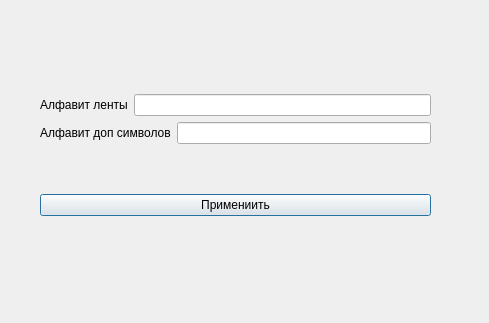
<?xml version="1.0" encoding="UTF-8"?>
<ui version="4.0">
 <class>alp</class>
 <widget class="QDialog" name="alp">
  <property name="geometry">
   <rect>
    <x>0</x>
    <y>0</y>
    <width>489</width>
    <height>323</height>
   </rect>
  </property>
  <property name="windowTitle">
   <string>Dialog</string>
  </property>
  <widget class="QWidget" name="">
   <property name="geometry">
    <rect>
     <x>40</x>
     <y>50</y>
     <width>391</width>
     <height>211</height>
    </rect>
   </property>
   <layout class="QVBoxLayout" name="verticalLayout_2">
    <item>
     <layout class="QVBoxLayout" name="verticalLayout">
      <item>
       <layout class="QHBoxLayout" name="horizontalLayout">
        <item>
         <widget class="QLabel" name="label">
          <property name="text">
           <string>Алфавит ленты</string>
          </property>
         </widget>
        </item>
        <item>
         <widget class="QLineEdit" name="alp_"/>
        </item>
       </layout>
      </item>
      <item>
       <layout class="QHBoxLayout" name="horizontalLayout_2">
        <item>
         <widget class="QLabel" name="label_2">
          <property name="text">
           <string>Алфавит доп символов</string>
          </property>
         </widget>
        </item>
        <item>
         <widget class="QLineEdit" name="ealp"/>
        </item>
       </layout>
      </item>
     </layout>
    </item>
    <item>
     <widget class="QPushButton" name="pushButton">
      <property name="text">
       <string>Примениить</string>
      </property>
     </widget>
    </item>
   </layout>
  </widget>
 </widget>
 <resources/>
 <connections/>
</ui>
